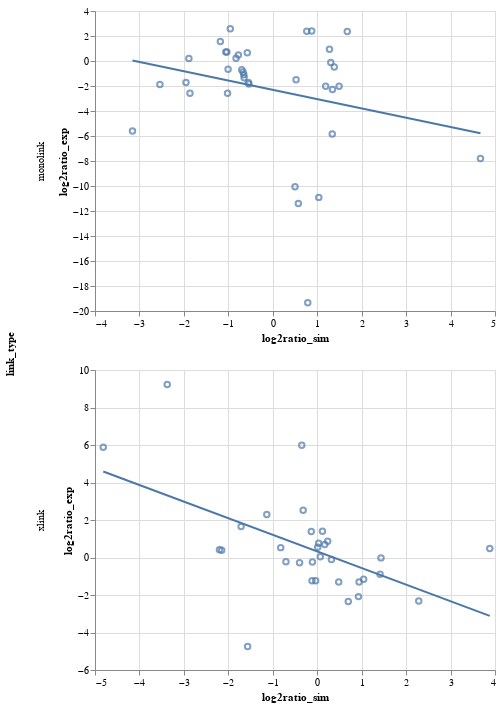

Notebook code cell kept with this figure:
### Code cell
fil_mono = ((dfm['link_type'] == 'monolink') & ((dfm['log2ratio_sim'] > 0.5) | (dfm['log2ratio_sim'] < -0.5))) 
fil_xl = (dfm['link_type'] == 'xlink')
c = alt.Chart(dfm[fil_mono | fil_xl]).mark_point().encode(
    x='log2ratio_sim',
    y=alt.Y('log2ratio_exp'),
)
c = c + c.transform_regression('log2ratio_sim', 'log2ratio_exp').mark_line()
c.facet(
    row='link_type'
).resolve_scale(x='independent', y='independent')

### Figure 1 — Vega-Lite specification as saved in the notebook (floating-point values rounded to 4 significant figures)
{"config": {"view": {"continuousWidth": 400, "continuousHeight": 300}}, "data": {"name": "data-3e3a44cc9fa82e10f24d89fd51dc900f"}, "facet": {"row": {"type": "nominal", "field": "link_type"}}, "spec": {"layer": [{"mark": "point", "encoding": {"x": {"type": "quantitative", "field": "log2ratio_sim"}, "y": {"type": "quantitative", "field": "log2ratio_exp"}}}, {"mark": "line", "encoding": {"x": {"type": "quantitative", "field": "log2ratio_sim"}, "y": {"type": "quantitative", "field": "log2ratio_exp"}}, "transform": [{"on": "log2ratio_sim", "regression": "log2ratio_exp"}]}]}, "resolve": {"scale": {"x": "independent", "y": "independent"}}, "$schema": "https://vega.github.io/schema/vega-lite/v4.0.2.json", "datasets": {"data-3e3a44cc9fa82e10f24d89fd51dc900f": [{"uID": "sp|P01024|CO3_HUMAN:66", "log2ratio_sim": -1.888, "log2ratio_exp": 0.2044, "link_type": "monolink"}, {"uID": "sp|P01024|CO3_HUMAN:289", "log2ratio_sim": -2.54, "log2ratio_exp": -1.879, "link_type": "monolink"}, {"uID": "sp|P01024|CO3_HUMAN:362", "log2ratio_sim": 0.5247, "log2ratio_exp": -1.507, "link_type": "monolink"}, {"uID": "sp|P01024|CO3_HUMAN:427", "log2ratio_sim": -0.5734, "log2ratio_exp": 0.6606, "link_type": "monolink"}, {"uID": "sp|P01024|CO3_HUMAN:428", "log2ratio_sim": -0.7742, "log2ratio_exp": 0.4773, "link_type": "monolink"}, {"uID": "sp|P01024|CO3_HUMAN:600", "log2ratio_sim": 0.8766, "log2ratio_exp": 2.404, "link_type": "monolink"}, {"uID": "sp|P01024|CO3_HUMAN:615", "log2ratio_sim": -0.9556, "log2ratio_exp": 2.58, "link_type": "monolink"}, {"uID": "sp|P01024|CO3_HUMAN:682", "log2ratio_sim": 0.7873, "log2ratio_exp": -19.35, "link_type": "monolink"}, {"uID": "sp|P01024|CO3_HUMAN:692", "log2ratio_sim": 1.338, "log2ratio_exp": -5.844, "link_type": "monolink"}, {"uID": "sp|P01024|CO3_HUMAN:721", "log2ratio_sim": 0.575, "log2ratio_exp": -11.41, "link_type": "monolink"}, {"uID": "sp|P01024|CO3_HUMAN:722", "log2ratio_sim": 4.673, "log2ratio_exp": -7.8, "link_type": "monolink"}, {"uID": "sp|P01024|CO3_HUMAN:861", "log2ratio_sim": -1.006, "log2ratio_exp": -0.6611, "link_type": "monolink"}, {"uID": "sp|P01024|CO3_HUMAN:879", "log2ratio_sim": -1.863, "log2ratio_exp": -2.58, "link_type": "monolink"}, {"uID": "sp|P01024|CO3_HUMAN:891", "log2ratio_sim": -1.034, "log2ratio_exp": 0.7254, "link_type": "monolink"}, {"uID": "sp|P01024|CO3_HUMAN:930", "log2ratio_sim": 1.305, "log2ratio_exp": -0.1155, "link_type": "monolink"}, {"uID": "sp|P01024|CO3_HUMAN:1036", "log2ratio_sim": 0.5005, "log2ratio_exp": -10.06, "link_type": "monolink"}, {"uID": "sp|P01024|CO3_HUMAN:1041", "log2ratio_sim": 1.035, "log2ratio_exp": -10.91, "link_type": "monolink"}, {"uID": "sp|P01024|CO3_HUMAN:1071", "log2ratio_sim": 1.676, "log2ratio_exp": 2.368, "link_type": "monolink"}, {"uID": "sp|P01024|CO3_HUMAN:1113", "log2ratio_sim": -0.6689, "log2ratio_exp": -0.8721, "link_type": "monolink"}, {"uID": "sp|P01024|CO3_HUMAN:1203", "log2ratio_sim": 1.276, "log2ratio_exp": 0.9481, "link_type": "monolink"}, {"uID": "sp|P01024|CO3_HUMAN:1353", "log2ratio_sim": -1.953, "log2ratio_exp": -1.72, "link_type": "monolink"}, {"uID": "sp|P01024|CO3_HUMAN:1360", "log2ratio_sim": -0.6503, "log2ratio_exp": -1.101, "link_type": "monolink"}, {"uID": "sp|P01024|CO3_HUMAN:1364", "log2ratio_sim": 0.765, "log2ratio_exp": 2.377, "link_type": "monolink"}, {"uID": "sp|P01024|CO3_HUMAN:1375", "log2ratio_sim": 1.191, "log2ratio_exp": -2.02, "link_type": "monolink"}, {"uID": "sp|P01024|CO3_HUMAN:1419", "log2ratio_sim": -0.5486, "log2ratio_exp": -1.725, "link_type": "monolink"}, {"uID": "sp|P01024|CO3_HUMAN:1431", "log2ratio_sim": -1.18, "log2ratio_exp": 1.553, "link_type": "monolink"}, {"uID": "sp|P01024|CO3_HUMAN:1436", "log2ratio_sim": -0.6448, "log2ratio_exp": -1.339, "link_type": "monolink"}, {"uID": "sp|P01024|CO3_HUMAN:1450", "log2ratio_sim": -0.8264, "log2ratio_exp": 0.2213, "link_type": "monolink"}, {"uID": "sp|P01024|CO3_HUMAN:1462", "log2ratio_sim": -1.056, "log2ratio_exp": 0.7281, "link_type": "monolink"}, {"uID": "sp|P01024|CO3_HUMAN:1497", "log2ratio_sim": 1.344, "log2ratio_exp": -2.276, "link_type": "monolink"}, {"uID": "sp|P01024|CO3_HUMAN:1501", "log2ratio_sim": 1.493, "log2ratio_exp": -2.021, "link_type": "monolink"}, {"uID": "sp|P01024|CO3_HUMAN:1504", "log2ratio_sim": -1.017, "log2ratio_exp": -2.577, "link_type": "monolink"}, {"uID": "sp|P01024|CO3_HUMAN:1526", "log2ratio_sim": -0.6977, "log2ratio_exp": -0.6968, "link_type": "monolink"}, {"uID": "sp|P01024|CO3_HUMAN:1535", "log2ratio_sim": -0.5359, "log2ratio_exp": -1.839, "link_type": "monolink"}, {"uID": "sp|P01024|CO3_HUMAN:1589", "log2ratio_sim": -3.156, "log2ratio_exp": -5.598, "link_type": "monolink"}, {"uID": "sp|P01024|CO3_HUMAN:1595", "log2ratio_sim": 1.384, "log2ratio_exp": -0.4731, "link_type": "monolink"}, {"uID": "sp|P01024|CO3_HUMAN:155:x:sp|P01024|CO3_HUMAN:502", "log2ratio_sim": -0.1076, "log2ratio_exp": -0.2419, "link_type": "xlink"}, {"uID": "sp|P01024|CO3_HUMAN:155:x:sp|P01024|CO3_HUMAN:812", "log2ratio_sim": -0.3971, "log2ratio_exp": -0.284, "link_type": "xlink"}, {"uID": "sp|P01024|CO3_HUMAN:155:x:sp|P01024|CO3_HUMAN:813", "log2ratio_sim": 0.942, "log2ratio_exp": -1.313, "link_type": "xlink"}, {"uID": "sp|P01024|CO3_HUMAN:249:x:sp|P01024|CO3_HUMAN:289", "log2ratio_sim": -0.1337, "log2ratio_exp": 1.383, "link_type": "xlink"}, {"uID": "sp|P01024|CO3_HUMAN:249:x:sp|P01024|CO3_HUMAN:305", "log2ratio_sim": 0.0313, "log2ratio_exp": 0.7612, "link_type": "xlink"}, {"uID": "sp|P01024|CO3_HUMAN:249:x:sp|P01024|CO3_HUMAN:428", "log2ratio_sim": -0.03523, "log2ratio_exp": -1.242, "link_type": "xlink"}, {"uID": "sp|P01024|CO3_HUMAN:263:x:sp|P01024|CO3_HUMAN:891", "log2ratio_sim": -1.713, "log2ratio_exp": 1.648, "link_type": "xlink"}, {"uID": "sp|P01024|CO3_HUMAN:264:x:sp|P01024|CO3_HUMAN:891", "log2ratio_sim": 2.284, "log2ratio_exp": -2.316, "link_type": "xlink"}, {"uID": "sp|P01024|CO3_HUMAN:289:x:sp|P01024|CO3_HUMAN:305", "log2ratio_sim": -0.7035, "log2ratio_exp": -0.2206, "link_type": "xlink"}, {"uID": "sp|P01024|CO3_HUMAN:497:x:sp|P01024|CO3_HUMAN:502", "log2ratio_sim": 0.6991, "log2ratio_exp": -2.342, "link_type": "xlink"}, {"uID": "sp|P01024|CO3_HUMAN:566:x:sp|P01024|CO3_HUMAN:584", "log2ratio_sim": -2.2, "log2ratio_exp": 0.4131, "link_type": "xlink"}, {"uID": "sp|P01024|CO3_HUMAN:600:x:sp|P01024|CO3_HUMAN:610", "log2ratio_sim": 0.928, "log2ratio_exp": -2.086, "link_type": "xlink"}, {"uID": "sp|P01024|CO3_HUMAN:607:x:sp|P01024|CO3_HUMAN:610", "log2ratio_sim": 1.045, "log2ratio_exp": -1.161, "link_type": "xlink"}, {"uID": "sp|P01024|CO3_HUMAN:1041:x:sp|P01024|CO3_HUMAN:1051", "log2ratio_sim": 0.2358, "log2ratio_exp": 0.8633, "link_type": "xlink"}, {"uID": "sp|P01024|CO3_HUMAN:1113:x:sp|P01024|CO3_HUMAN:1139", "log2ratio_sim": -0.316, "log2ratio_exp": 2.526, "link_type": "xlink"}, {"uID": "sp|P01024|CO3_HUMAN:1113:x:sp|P01024|CO3_HUMAN:1171", "log2ratio_sim": 1.414, "log2ratio_exp": -0.8975, "link_type": "xlink"}, {"uID": "sp|P01024|CO3_HUMAN:1353:x:sp|P01024|CO3_HUMAN:1501", "log2ratio_sim": -3.374, "log2ratio_exp": 9.224, "link_type": "xlink"}, {"uID": "sp|P01024|CO3_HUMAN:1364:x:sp|P01024|CO3_HUMAN:1497", "log2ratio_sim": -2.149, "log2ratio_exp": 0.3917, "link_type": "xlink"}, {"uID": "sp|P01024|CO3_HUMAN:1368:x:sp|P01024|CO3_HUMAN:1497", "log2ratio_sim": -1.566, "log2ratio_exp": -4.744, "link_type": "xlink"}, {"uID": "sp|P01024|CO3_HUMAN:1497:x:sp|P01024|CO3_HUMAN:1504", "log2ratio_sim": 3.882, "log2ratio_exp": 0.4782, "link_type": "xlink"}, {"uID": "sp|P01024|CO3_HUMAN:1497:x:sp|P01024|CO3_HUMAN:1589", "log2ratio_sim": -4.814, "log2ratio_exp": 5.881, "link_type": "xlink"}, {"uID": "sp|P01024|CO3_HUMAN:1501:x:sp|P01024|CO3_HUMAN:1589", "log2ratio_sim": -0.3472, "log2ratio_exp": 5.993, "link_type": "xlink"}, {"uID": "sp|P01024|CO3_HUMAN:1522:x:sp|P01024|CO3_HUMAN:1535", "log2ratio_sim": -0.8215, "log2ratio_exp": 0.5266, "link_type": "xlink"}, {"uID": "sp|P01024|CO3_HUMAN:1522:x:sp|P01024|CO3_HUMAN:1595", "log2ratio_sim": -1.134, "log2ratio_exp": 2.294, "link_type": "xlink"}, {"uID": "sp|P01024|CO3_HUMAN:1526:x:sp|P01024|CO3_HUMAN:1535", "log2ratio_sim": 0.01109, "log2ratio_exp": 0.5459, "link_type": "xlink"}, {"uID": "sp|P01024|CO3_HUMAN:1551:x:sp|P01024|CO3_HUMAN:1599", "log2ratio_sim": 0.06911, "log2ratio_exp": 0.04088, "link_type": "xlink"}, {"uID": "sp|P01024|CO3_HUMAN:1589:x:sp|P01024|CO3_HUMAN:1595", "log2ratio_sim": -0.1166, "log2ratio_exp": -1.235, "link_type": "xlink"}, {"uID": "sp|P01024|CO3_HUMAN:104:x:sp|P01024|CO3_HUMAN:66", "log2ratio_sim": 0.484, "log2ratio_exp": -1.307, "link_type": "xlink"}, {"uID": "sp|P01024|CO3_HUMAN:1522:x:sp|P01024|CO3_HUMAN:879", "log2ratio_sim": 0.3196, "log2ratio_exp": -0.112, "link_type": "xlink"}, {"uID": "sp|P01024|CO3_HUMAN:1589:x:sp|P01024|CO3_HUMAN:879", "log2ratio_sim": 1.435, "log2ratio_exp": -0.0205, "link_type": "xlink"}, {"uID": "sp|P01024|CO3_HUMAN:1325:x:sp|P01024|CO3_HUMAN:930", "log2ratio_sim": 0.1178, "log2ratio_exp": 1.405, "link_type": "xlink"}, {"uID": "sp|P01024|CO3_HUMAN:1306:x:sp|P01024|CO3_HUMAN:959", "log2ratio_sim": 0.1705, "log2ratio_exp": 0.6942, "link_type": "xlink"}]}}
